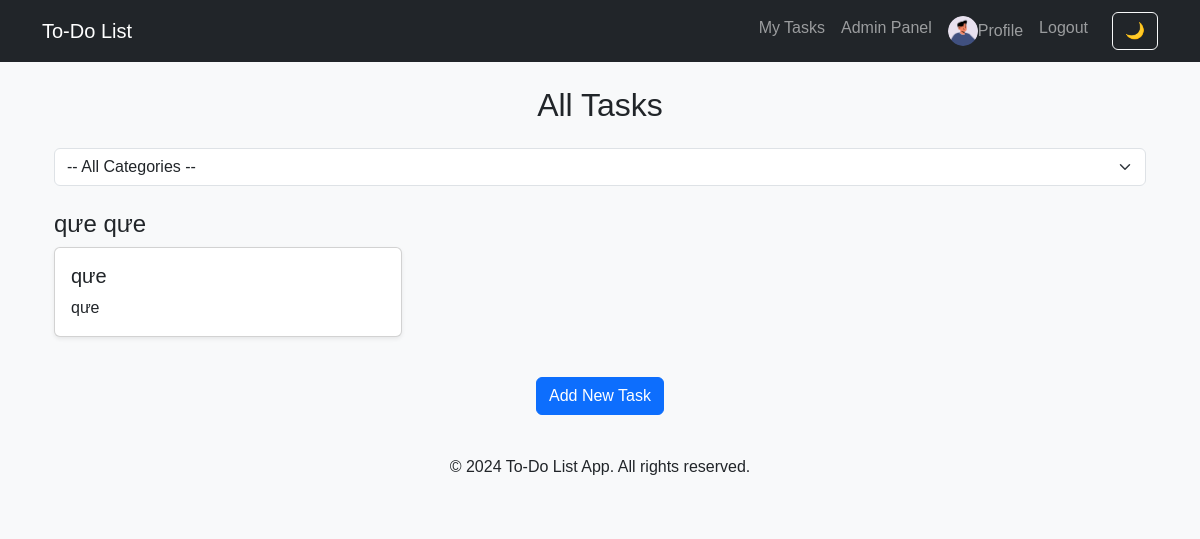
Screenshot of / (signed in) with the database file from the repository.
### models.py (models this page shows)
class User(UserMixin, db.Model):
    __tablename__ = "user"  # ✅ Định danh bảng tránh xung đột
    id = db.Column(db.Integer, primary_key=True)
    username = db.Column(db.String(100), unique=True, nullable=False)
    password = db.Column(db.String(200), nullable=False)
    is_admin = db.Column(db.Boolean, default=False)
    is_blocked = db.Column(db.Boolean, default=False)
    avatar = db.Column(db.String(255), default="default_avatar.png")
    tasks = db.relationship('Task', backref='user', lazy=True)

class Category(db.Model):
    __tablename__ = "category"
    id = db.Column(db.Integer, primary_key=True)
    name = db.Column(db.String(100), unique=True, nullable=False)
    tasks = db.relationship('Task', backref='category', lazy=True)

class Task(db.Model):
    __tablename__ = "task"
    id = db.Column(db.Integer, primary_key=True)
    title = db.Column(db.String(200), nullable=False)
    description = db.Column(db.Text, nullable=False)
    deadline = db.Column(db.DateTime, nullable=True)
    is_completed = db.Column(db.Boolean, default=False)
    user_id = db.Column(db.Integer, db.ForeignKey('user.id'), nullable=False)
    category_id = db.Column(db.Integer, db.ForeignKey('category.id'), nullable=True)  # ✅ Đảm bảo có cột này

### app.py (the view)
@app.route('/')
@login_required
def index():
    category_id = request.args.get('category_id', type=int)  # ✅ Lấy category_id từ query params
    user_category_ids = db.session.query(Task.category_id).filter_by(user_id=current_user.id).distinct()
    categories = Category.query.filter(Category.id.in_(user_category_ids)).all()
    if category_id:
        tasks = Task.query.filter_by(user_id=current_user.id, category_id=category_id).all()
    else:
        tasks = Task.query.filter_by(user_id=current_user.id).all()
    return render_template('index.html', tasks=tasks, categories=categories, selected_category=category_id)

### app.py (called while the page is built)
@login_manager.user_loader
def load_user(user_id):
    return User.query.get(int(user_id))

### templates/index.html (shortened to what this page needs)
{% extends "base.html" %}
{% block content %}
<div class="container">
    <h2 class="text-center my-4">All Tasks</h2>
    <div class="mb-4">
        <form action="{{ url_for('index') }}" method="GET" id="categoryFilterForm">
            <select name="category_id" class="form-select" id="categorySelect">
                <option value="">-- All Categories --</option>
            </select>
        </form>
    </div>
    {% for category in categories %}
        <h4 class="mt-4">{{ category.name }}</h4>
        <div class="row">
            {% for task in tasks %}
                {% if task.category_id == category.id %}
                <div class="col-md-4 mb-3">
                    <div class="card h-100 shadow-sm">
                        <div class="card-body">
                            <h5 class="card-title">{{ task.title }}</h5>
                            <p class="card-text">{{ task.description }}</p>
                        </div>
                    </div>
                </div>
                {% endif %}
            {% endfor %}
        </div>
    {% endfor %}
    <div class="text-center mt-4">
        <a href="{{ url_for('new_task') }}" class="btn btn-primary">Add New Task</a>
    </div>
</div>
{% endblock %}

### templates/base.html (shortened to what this page needs)
<!DOCTYPE html>
<html lang="en">
<head>
    <link rel="stylesheet" href="https://cdn.jsdelivr.net/npm/bootstrap@5.3.0/dist/css/bootstrap.min.css">
    <link rel="stylesheet" href="{{ url_for('static', filename='css/styles.css') }}">
</head>
<body data-theme="light">
    <nav class="navbar navbar-expand-lg navbar-dark bg-dark">
        <div class="container">
            <a class="navbar-brand" href="{{ url_for('index') }}">To-Do List</a>
            <div class="collapse navbar-collapse" id="navbarNav">
                <ul class="navbar-nav ms-auto">
                    {% if current_user.is_authenticated %}
                        <li class="nav-item"><a class="nav-link" href="{{ url_for('my_tasks') }}">My Tasks</a></li>
                        {% if current_user.is_admin %}
                            <li class="nav-item"><a class="nav-link" href="{{ url_for('admin') }}">Admin Panel</a></li>
                        {% endif %}
                        <li class="nav-item">
                            <a class="nav-link d-flex align-items-center" href="{{ url_for('profile') }}">
                                <img src="{{ url_for('static', filename='uploads/avatars/' + (current_user.avatar or 'default_avatar.png')) }}"
                                alt="Avatar" class="rounded-circle" width="30" height="30">
                                Profile
                            </a>
                        </li>
                        <li class="nav-item"><a class="nav-link" href="{{ url_for('logout') }}">Logout</a></li>
                    {% else %}
                        <li class="nav-item"><a class="nav-link" href="{{ url_for('login') }}">Login</a></li>
                        <li class="nav-item"><a class="nav-link" href="{{ url_for('register') }}">Register</a></li>
                    {% endif %}
                </ul>
                <button class="btn btn-outline-light ms-3" onclick="toggleTheme()">🌙</button>
            </div>
        </div>
    </nav>
    <div class="container mt-4">
        {% block content %}{% endblock %}
    </div>
    <footer class="text-center py-3 mt-4 bg-light">
        <p>© 2024 To-Do List App. All rights reserved.</p>
    </footer>
</body>
</html>

### static/css/styles.css (style rules this page uses)
body { font-family: Arial, sans-serif; }
.navbar { margin-bottom: 20px; }
body[data-theme="light"] { background-color: #f8f9fa; color: #212529; }
.navbar { transition: background-color 0.3s ease; }
.card { transition: transform 0.2s ease-in-out; }

### rows the page displays
User: avatar (picture)
Category: name "qưe qưe"
Task: title "qưe", description "qưe"
